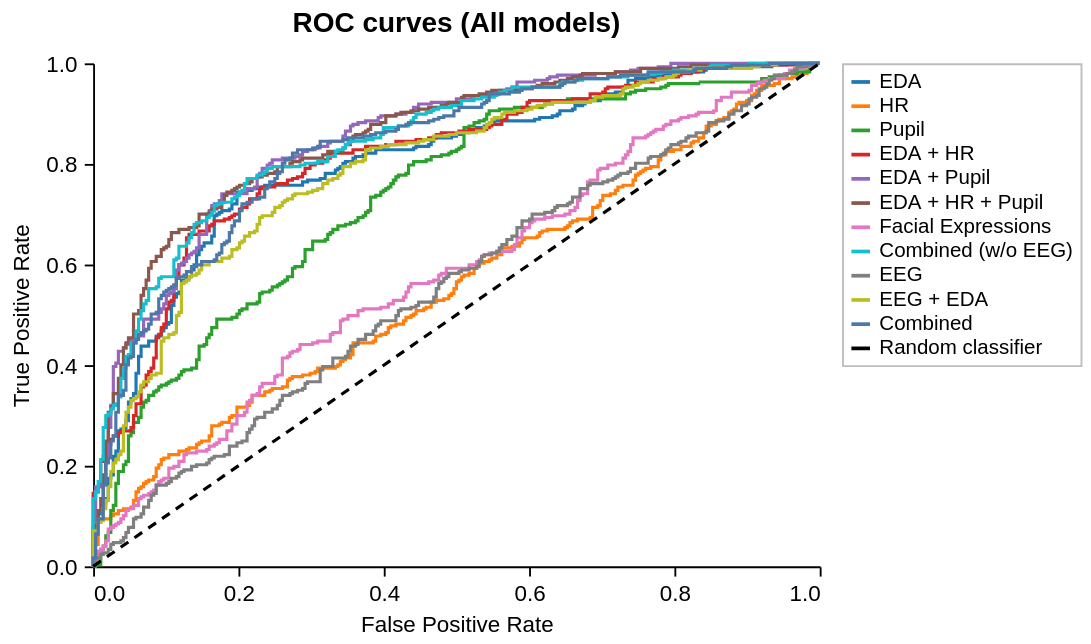

This figure's notebook cell:
### Markdown cell above
## C — ROC curves

### Code cell
roc_results = load_roc_results(cache)
panel_c = plot_roc_curves(
    roc_results,
    width=390,
    height=270,
    title="ROC curves (All models)",
)
style_figure(panel_c)

### Figure 1 — Vega-Lite specification as saved in the notebook (floating-point values rounded to 4 significant figures; data arrays with more than 128 entries replaced by an {"elided": "..."} marker saying what was removed)
{"config": {"view": {"continuousWidth": 300, "continuousHeight": 300, "stroke": null}, "axis": {"domainColor": "black", "domainWidth": 1, "grid": false, "labelColor": "black", "labelFont": "Arial", "labelFontSize": 12, "labelPadding": 4, "tickColor": "black", "tickSize": 5, "titleColor": "black", "titleFont": "Arial", "titleFontSize": 12, "titleFontWeight": "normal", "titlePadding": 6}, "background": "white", "font": "Arial", "header": {"labelFont": "Arial", "labelFontSize": 15, "labelFontWeight": "bold", "titleFont": "Arial", "titleFontSize": 15}, "legend": {"labelFont": "Arial", "labelFontSize": 11, "titleFont": "Arial", "titleFontSize": 11, "titleFontWeight": "normal"}, "title": {"anchor": "middle", "color": "black", "font": "Arial", "fontSize": 15, "fontWeight": "bold", "offset": 8}}, "data": {"values": {"elided": "2519 records"}}, "mark": {"type": "line", "strokeWidth": 1.7}, "encoding": {"color": {"field": "model", "legend": {"direction": "vertical", "fillColor": "white", "offset": 8, "orient": "right", "padding": 4, "strokeColor": "#bdbdbd", "symbolSize": 100, "symbolStrokeWidth": 2, "title": null}, "scale": {"domain": ["EDA", "HR", "Pupil", "EDA + HR", "EDA + Pupil", "EDA + HR + Pupil", "Facial Expressions", "Combined (w/o EEG)", "EEG", "EEG + EDA", "Combined", "Random classifier"], "range": ["#1f77b4", "#ff7f0e", "#2ca02c", "#d62728", "#9467bd", "#8c564b", "#e377c2", "#17becf", "#7f7f7f", "#bcbd22", "#4c78a8", "black"]}, "sort": ["EDA", "HR", "Pupil", "EDA + HR", "EDA + Pupil", "EDA + HR + Pupil", "Facial Expressions", "Combined (w/o EEG)", "EEG", "EEG + EDA", "Combined", "Random classifier"], "type": "nominal"}, "detail": {"field": "model", "type": "nominal"}, "strokeDash": {"field": "line_type", "legend": null, "scale": {"domain": ["Model", "Random classifier"], "range": [[1, 0], [5, 4]]}, "type": "nominal"}, "tooltip": [{"field": "model", "title": "Model", "type": "nominal"}, {"field": "false_positive_rate", "format": ".3f", "title": "False positive rate", "type": "quantitative"}, {"field": "true_positive_rate", "format": ".3f", "title": "True positive rate", "type": "quantitative"}], "x": {"axis": {"format": ".1f", "tickCount": 6}, "field": "false_positive_rate", "scale": {"domain": [0, 1], "nice": false}, "title": "False Positive Rate", "type": "quantitative"}, "y": {"axis": {"format": ".1f", "tickCount": 6}, "field": "true_positive_rate", "scale": {"domain": [0, 1], "nice": false}, "title": "True Positive Rate", "type": "quantitative"}}, "height": 270, "title": {"text": "ROC curves (All models)", "anchor": "middle"}, "width": 390, "$schema": "https://vega.github.io/schema/vega-lite/v6.4.1.json"}
